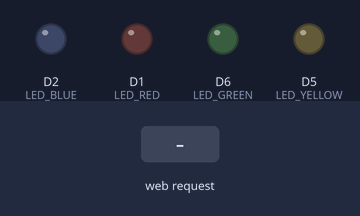
Recording of a sketch running on a simulated ESP8266 (NodeMCU). On the bench: output pins drawn as LEDs (lit = HIGH). Dashed ring = blinking. The inputs (shaded band) are chosen by the test bench. WiFi joins after 1.5 s; servers stay silent unless stated; what the sketch prints to the serial monitor is not drawn.

Above: at 2.7 s.
2.8 s: HTTP request GET /trigger?cat=toxic received
At 3.01 s:
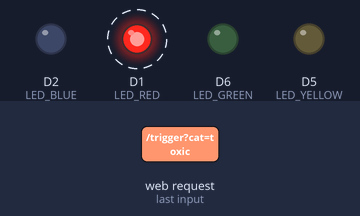
5.8 s: HTTP request GET /trigger?cat=work received
At 6.01 s:
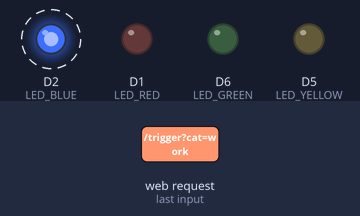
8.8 s: HTTP request GET /trigger?cat=friends received
At 9.01 s:
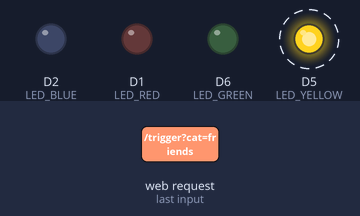
11.8 s: HTTP request GET /trigger?cat=family received
At 12.01 s:
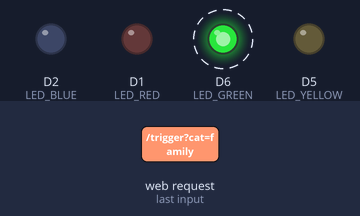
14.8 s: HTTP request GET /idle received
At 14.8 s:
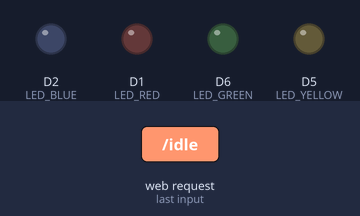
Timing chart, 0 to 17.3 s (numbered marks = the images above; inputs shaded):
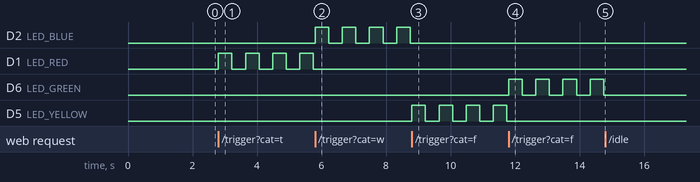

Measured:
- after the input at 2.8 s, D1 (LED_RED): alternates HIGH for 0.42 s and LOW for 0.42 s, starting at once
- after the input at 5.8 s, D2 (LED_BLUE): alternates HIGH for 0.42 s and LOW for 0.42 s, starting at once; D1 (LED_RED): stops changing and stays LOW
- after the input at 8.8 s, D2 (LED_BLUE): stops changing and stays LOW; D5 (LED_YELLOW): alternates HIGH for 0.42 s and LOW for 0.42 s, starting at once
- after the input at 11.8 s, D6 (LED_GREEN): alternates HIGH for 0.42 s and LOW for 0.42 s, starting at once; D5 (LED_YELLOW): stops changing and stays LOW
- after the input at 14.8 s, D6 (LED_GREEN): stops changing and stays LOW

The sketch:

moodlit_esp.ino
```cpp
#include <ESP8266WiFi.h>
#include <ESP8266WebServer.h>
#include "secrets.h"

ESP8266WebServer server(80);

#define LED_RED    D1
#define LED_BLUE   D2
#define LED_YELLOW D5
#define LED_GREEN  D6

int currentLED = -1;
int pulseCount = 0;
bool pulsing = false;
unsigned long lastPulse = 0;
unsigned long lastCommandTime = 0;
bool ledState = false;

const unsigned long IDLE_TIMEOUT = 60000;

void allOff() {
  digitalWrite(LED_RED, LOW);
  digitalWrite(LED_BLUE, LOW);
  digitalWrite(LED_YELLOW, LOW);
  digitalWrite(LED_GREEN, LOW);
  pulsing = false;
  pulseCount = 0;
  currentLED = -1;
  ledState = false;
}

void handleTrigger() {
  String cat = server.arg("cat");
  int pin = -1;

  if (cat == "toxic") pin = LED_RED;
  else if (cat == "work") pin = LED_BLUE;
  else if (cat == "friends") pin = LED_YELLOW;
  else if (cat == "family") pin = LED_GREEN;

  if (pin == -1) {
    server.send(400, "text/plain", "Unknown category");
    return;
  }

  if (currentLED == pin) {
    pulseCount++;
  } else {
    allOff();
    currentLED = pin;
    pulseCount = 1;
    lastPulse = 0;
  }

  pulsing = true;
  lastCommandTime = millis();
  server.send(200, "text/plain", "OK");
}

void handleIdle() {
  allOff();
  server.send(200, "text/plain", "Idle");
}

void handlePing() {
  server.send(200, "text/plain", "pong");
}

void setup() {
  Serial.begin(115200);

  pinMode(LED_RED, OUTPUT);
  pinMode(LED_BLUE, OUTPUT);
  pinMode(LED_YELLOW, OUTPUT);
  pinMode(LED_GREEN, OUTPUT);
  allOff();

  WiFi.begin(ssid, password);
  Serial.print("Connecting");
  while (WiFi.status() != WL_CONNECTED) {
    delay(500);
    Serial.print(".");
  }

  Serial.println("\nConnected! IP: " + WiFi.localIP().toString());

  server.on("/trigger", handleTrigger);
  server.on("/idle", handleIdle);
  server.on("/ping", handlePing);
  server.begin();
  Serial.println("HTTP server started");
}

void loop() {
  server.handleClient();

  if (pulsing && currentLED != -1) {
    int speed = max(80, 500 - (pulseCount * 80));

    if (millis() - lastPulse > (unsigned long)speed) {
      ledState = !ledState;
      digitalWrite(currentLED, ledState ? HIGH : LOW);
      lastPulse = millis();
    }

    if (millis() - lastCommandTime > IDLE_TIMEOUT) {
      allOff();
    }
  }
}
```

secrets.example.h
```cpp
#define ssid     "your_wifi_name"
#define password "your_wifi_password"
```
